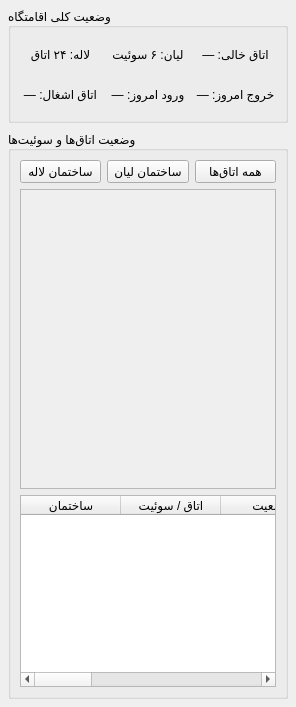
          <widget class="QWidget" name="hotelRoomsPage">
           <layout class="QVBoxLayout" name="hotelRoomsPageLayout">
            <property name="leftMargin">
             <number>8</number>
            </property>
            <property name="topMargin">
             <number>8</number>
            </property>
            <property name="rightMargin">
             <number>8</number>
            </property>
            <property name="bottomMargin">
             <number>8</number>
            </property>
            <property name="spacing">
             <number>8</number>
            </property>
            <item>
             <widget class="QGroupBox" name="groupHotelSummary">
              <property name="title">
               <string>وضعیت کلی اقامتگاه</string>
              </property>
              <layout class="QGridLayout" name="gridLayoutHotelSummary">
               <item row="0" column="0">
                <widget class="QLabel" name="lblHotelLaleh">
                 <property name="minimumSize">
                  <size>
                   <width>0</width>
                   <height>34</height>
                  </size>
                 </property>
                 <property name="text">
                  <string>لاله: ۲۴ اتاق</string>
                 </property>
                 <property name="alignment">
                  <set>Qt::AlignmentFlag::AlignCenter</set>
                 </property>
                </widget>
               </item>
               <item row="0" column="1">
                <widget class="QLabel" name="lblHotelLian">
                 <property name="minimumSize">
                  <size>
                   <width>0</width>
                   <height>34</height>
                  </size>
                 </property>
                 <property name="text">
                  <string>لیان: ۶ سوئیت</string>
                 </property>
                 <property name="alignment">
                  <set>Qt::AlignmentFlag::AlignCenter</set>
                 </property>
                </widget>
               </item>
               <item row="0" column="2">
                <widget class="QLabel" name="lblHotelVacant">
                 <property name="minimumSize">
                  <size>
                   <width>0</width>
                   <height>34</height>
                  </size>
                 </property>
                 <property name="text">
                  <string>اتاق خالی: —</string>
                 </property>
                 <property name="alignment">
                  <set>Qt::AlignmentFlag::AlignCenter</set>
                 </property>
                </widget>
               </item>
               <item row="1" column="0">
                <widget class="QLabel" name="lblHotelOccupied">
                 <property name="minimumSize">
                  <size>
                   <width>0</width>
                   <height>34</height>
                  </size>
                 </property>
                 <property name="text">
                  <string>اتاق اشغال: —</string>
                 </property>
                 <property name="alignment">
                  <set>Qt::AlignmentFlag::AlignCenter</set>
                 </property>
                </widget>
               </item>
               <item row="1" column="1">
                <widget class="QLabel" name="lblHotelArrivals">
                 <property name="minimumSize">
                  <size>
                   <width>0</width>
                   <height>34</height>
                  </size>
                 </property>
                 <property name="text">
                  <string>ورود امروز: —</string>
                 </property>
                 <property name="alignment">
                  <set>Qt::AlignmentFlag::AlignCenter</set>
                 </property>
                </widget>
               </item>
               <item row="1" column="2">
                <widget class="QLabel" name="lblHotelDepartures">
                 <property name="minimumSize">
                  <size>
                   <width>0</width>
                   <height>34</height>
                  </size>
                 </property>
                 <property name="text">
                  <string>خروج امروز: —</string>
                 </property>
                 <property name="alignment">
                  <set>Qt::AlignmentFlag::AlignCenter</set>
                 </property>
                </widget>
               </item>
              </layout>
             </widget>
            </item>
            <item>
             <widget class="QGroupBox" name="groupHotelRooms">
              <property name="title">
               <string>وضعیت اتاق‌ها و سوئیت‌ها</string>
              </property>
              <layout class="QVBoxLayout" name="verticalLayoutHotelRooms">
               <item>
                <layout class="QHBoxLayout" name="horizontalLayoutHotelBuilding">
                 <item>
                  <widget class="QPushButton" name="btnHotelLaleh">
                   <property name="text">
                    <string>ساختمان لاله</string>
                   </property>
                  </widget>
                 </item>
                 <item>
                  <widget class="QPushButton" name="btnHotelLian">
                   <property name="text">
                    <string>ساختمان لیان</string>
                   </property>
                  </widget>
                 </item>
                 <item>
                  <widget class="QPushButton" name="btnHotelAll">
                   <property name="text">
                    <string>همه اتاق‌ها</string>
                   </property>
                  </widget>
                 </item>
                </layout>
               </item>
               <item>
                <widget class="QScrollArea" name="hotelRoomScroll">
                 <property name="widgetResizable">
                  <bool>true</bool>
                 </property>
                 <property name="minimumSize">
                  <size>
                   <width>0</width>
                   <height>300</height>
                  </size>
                 </property>
                 <widget class="QWidget" name="hotelRoomCardsHost">
                  <layout class="QGridLayout" name="hotelRoomCardsLayout">
                   <property name="leftMargin">
                    <number>6</number>
                   </property>
                   <property name="topMargin">
                    <number>6</number>
                   </property>
                   <property name="rightMargin">
                    <number>6</number>
                   </property>
                   <property name="bottomMargin">
                    <number>6</number>
                   </property>
                   <property name="spacing">
                    <number>10</number>
                   </property>
                  </layout>
                 </widget>
                </widget>
               </item>
               <item>
                <widget class="QTableWidget" name="tblHotelRooms">
                 <property name="minimumSize">
                  <size>
                   <width>0</width>
                   <height>175</height>
                  </size>
                 </property>
                 <property name="alternatingRowColors">
                  <bool>true</bool>
                 </property>
                 <property name="selectionBehavior">
                  <enum>QAbstractItemView::SelectionBehavior::SelectRows</enum>
                 </property>
                 <property name="selectionMode">
                  <enum>QAbstractItemView::SelectionMode::SingleSelection</enum>
                 </property>
                 <property name="editTriggers">
                  <set>QAbstractItemView::EditTrigger::NoEditTriggers</set>
                 </property>
                 <property name="columnCount">
                  <number>8</number>
                 </property>
                 <property name="rowCount">
                  <number>0</number>
                 </property>
                 <column>
                  <property name="text">
                   <string>ساختمان</string>
                  </property>
                 </column>
                 <column>
                  <property name="text">
                   <string>اتاق / سوئیت</string>
                  </property>
                 </column>
                 <column>
                  <property name="text">
                   <string>وضعیت</string>
                  </property>
                 </column>
                 <column>
                  <property name="text">
                   <string>نام مهمان</string>
                  </property>
                 </column>
                 <column>
                  <property name="text">
                   <string>تعداد نفرات</string>
                  </property>
                 </column>
                 <column>
                  <property name="text">
                   <string>ورود</string>
                  </property>
                 </column>
                 <column>
                  <property name="text">
                   <string>خروج</string>
                  </property>
                 </column>
                 <column>
                  <property name="text">
                   <string>مدت اقامت</string>
                  </property>
                 </column>
                 <property name="visible">
                  <bool>false</bool>
                 </property>
                </widget>
               </item>
              </layout>
             </widget>
            </item>
           </layout>
           <attribute name="title">
            <string>وضعیت اتاق‌ها</string>
           </attribute>
          </widget>
